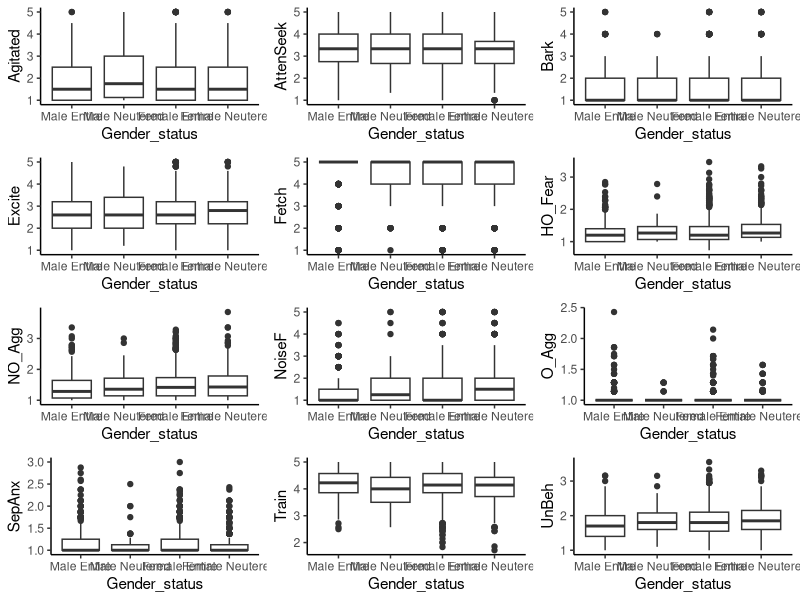

R code for this plot:
## ---- chunk 1
library(ggplot2)
library(dplyr)
library(cowplot)

traits_dat <- read.csv("traits.csv")

traits_dat$Gender_status <- as.factor(traits_dat$Gender_status)
## ---- chunk 2
#loop that creates a boxplot for each of the traits in the list, 
#plotted against gender/neutering status
for (i in 8:19){
  #plot with gender status on x and each trait on y
  plot1 <- ggplot(data = subset(traits_dat, !is.na(Gender_status)), 
                  aes_string(x = "Gender_status", y = names(traits_dat[i])))+
    geom_boxplot()+
    scale_x_discrete(labels = c("Male Entire", "Male Neutered", 
                                "Female Entire", "Female Neutered"))+
    theme_classic()
  #assigning the plot to an object with the behavioural trait name
  assign(x = paste0(names(traits_dat)[i], "_plot"), plot1)
}

plot_grid(Agitated_plot, AttenSeek_plot, Bark_plot, Excite_plot, Fetch_plot, HO_Fear_plot, NO_Agg_plot,
          NoiseF_plot, O_Agg_plot, SepAnx_plot, Train_plot, UnBeh_plot,
          ncol = 3)
## ---- chunk 3
#making a list of the behaviour column names
behaviours1 <- names(traits_dat)[8:19]

#initiating a data frame to hold the anova statistics
sexneuter_anovas <- data.frame(matrix(nrow = 12, ncol = 3))
names(sexneuter_anovas) <- c("Behaviour", "F_Statistic", "P_Value")

for (i in 1:length(behaviours1)){
  #looking at how gender status impacts each behaviour
  rel1 <- paste(behaviours1[i], '~ Gender_status')
  #running the anova with the specified function
  analysis1 <- aov(as.formula(rel1), data = traits_dat)
  #assigning the analysis results to an appropriate variable name
  sexneuter_anovas$Behaviour[i] <- behaviours1[i]
  sexneuter_anovas$F_Statistic[i] <- summary(analysis1)[[1]][["F value"]]
  sexneuter_anovas$P_Value[i] <- summary(analysis1)[[1]][["Pr(>F)"]]
}

print(sexneuter_anovas)
